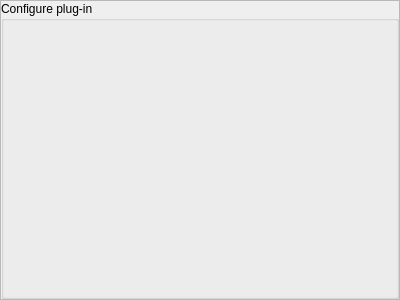
<?xml version="1.0" encoding="UTF-8"?>
<ui version="4.0">
 <class>ConfigurePluginPage</class>
 <widget class="QFrame" name="ConfigurePluginPage">
  <property name="geometry">
   <rect>
    <x>0</x>
    <y>0</y>
    <width>400</width>
    <height>300</height>
   </rect>
  </property>
  <property name="windowTitle">
   <string>&amp;Video source configuration</string>
  </property>
  <property name="frameShape">
   <enum>QFrame::StyledPanel</enum>
  </property>
  <property name="frameShadow">
   <enum>QFrame::Raised</enum>
  </property>
  <layout class="QVBoxLayout" name="verticalLayout">
   <property name="leftMargin">
    <number>0</number>
   </property>
   <property name="topMargin">
    <number>0</number>
   </property>
   <property name="rightMargin">
    <number>0</number>
   </property>
   <property name="bottomMargin">
    <number>0</number>
   </property>
   <item>
    <widget class="QGroupBox" name="groupBox">
     <property name="title">
      <string>Configure plug-in</string>
     </property>
     <layout class="QVBoxLayout" name="verticalLayout_2"/>
    </widget>
   </item>
  </layout>
 </widget>
 <resources/>
 <connections/>
</ui>
